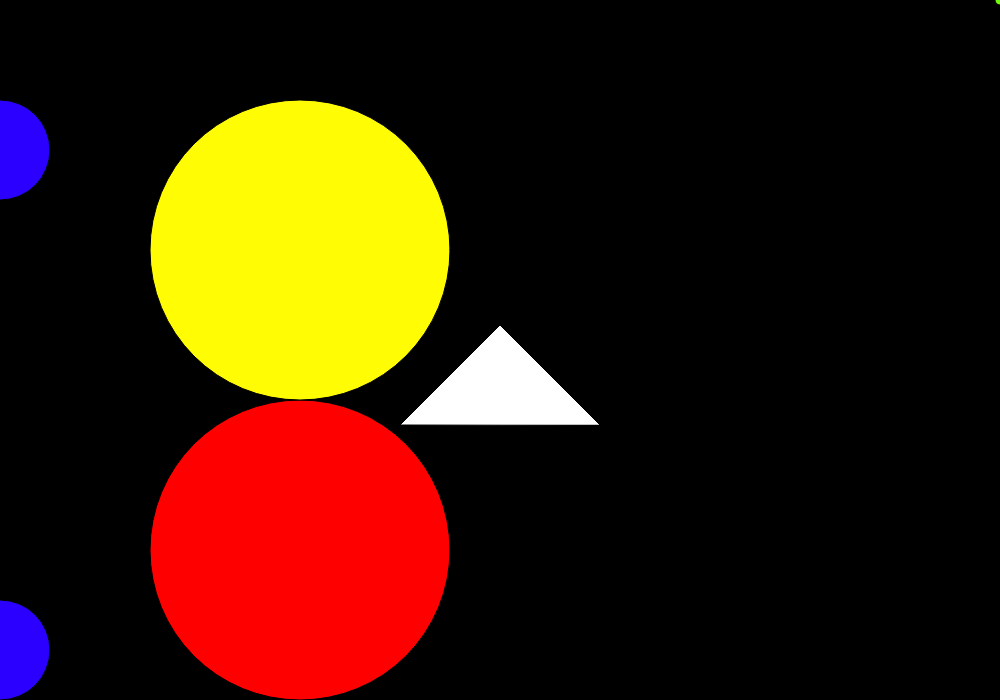
Frame 1 (no input)
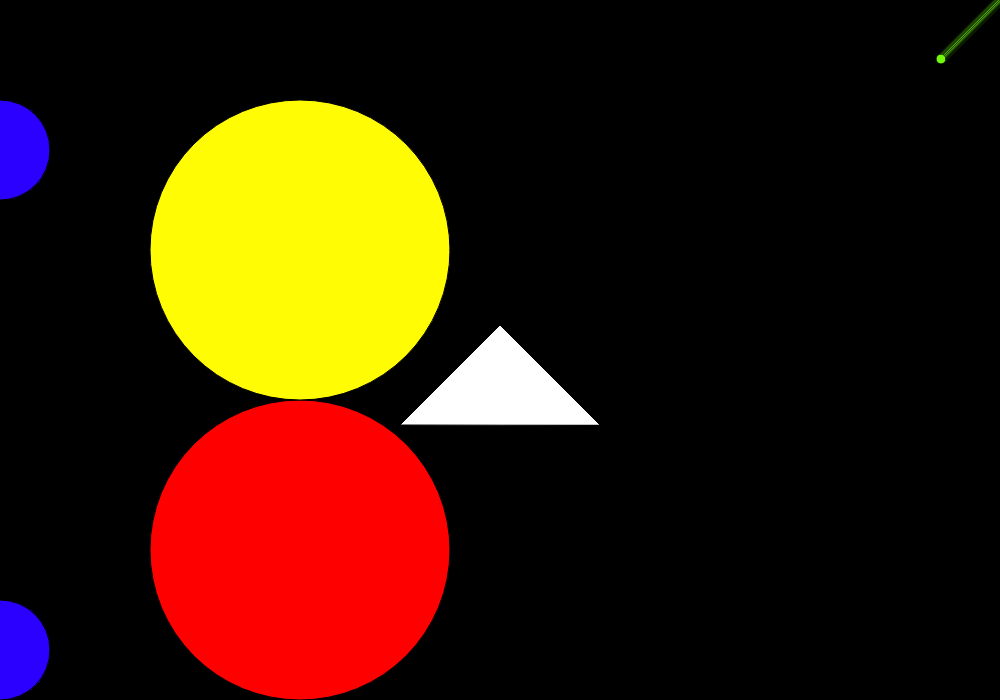
Frame 60 (no input)
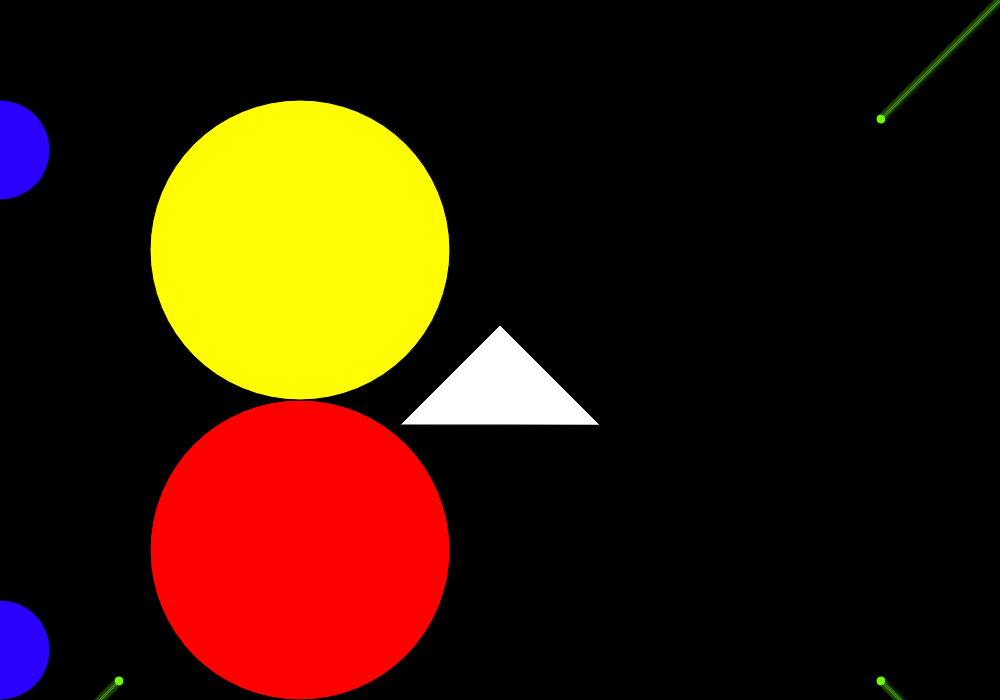
Frame 120 (the mouse pressed at the canvas centre since frame 60)

The p5.js sketch that drew these frames (run headless with seeded random() and noise() and a simulated clock; from frame 60 on, the mouse is pressed at the canvas centre):

// p5.js sketch
// ── sketch.js
let circle_size1;
let circle1_min = 0;
let circle1_max;

let circle_size2;
let circle2_min = 0;
let circle2_max;

let left_side;
let right_side;

let circle_size3;
let circle3_min = 0;
let circle3_max;

let circle_size4;
let circle4_min = 0;
let circle4_max;
let windowWidth = 1000



function setup(){
  createCanvas(1000, 700);

  background('rgb(0, 0, 0)');
  left_side = 300;
  right_side = windowWidth - round(299.8);
  circle1_max = windowWidth - 700;
  circle2_max = windowWidth - 700;
  circle3_max = windowWidth - 900;
  circle4_max = windowWidth - 900;



}
var circle = {
  x: 0,
  y: 0,
  diameter: 10
};

var circle2 = {
  x: 1000,
  y: 0,
  diameter: 10
};
var circle3 = {
  x: 1000,
  y: 800,
  diameter: 10
};
var circle4 = {
  x: 0,
  y: 800,
  diameter: 10
};
function draw() {
  fill('rgb(114, 249, 14)')
    ellipse(circle.x, circle.y, circle.diameter)
    circle.y += 1
    circle.x += 1
    fill('rgb(114, 249, 14)')
      ellipse(circle2.x, circle2.y, circle2.diameter)
      circle2.y += 1
      circle2.x -= 1
  fill('rgb(114, 249, 14)')
    ellipse(circle3.x, circle3.y, circle3.diameter)
    circle3.y -= 1
    circle3.x -= 1
  fill('rgb(114, 249, 14)')
    ellipse(circle4.x, circle4.y, circle4.diameter)
    circle4.y -= 1
    circle4.x += 1

  let left_side = 300;
  let right_side = windowWidth - 300;

  let x1 = constrain( mouseX, left_side, right_side);
  let circle_size1 = map( mouseX , windowWidth*.5, width, circle1_min, circle1_max );
  fill ('rgb(255, 0, 0)');
  ellipse( x1, 550, circle_size1);
  let circle_size2 = map( mouseX , windowWidth/2, width, circle2_min, circle2_max );
  fill('rgb(255, 252, 4)');
  ellipse( x1, 250, circle_size2);

    push()
      let circle_size3 = map( mouseX, windowWidth/2, width, circle3_min%3, circle3_max );
      fill('rgb(43, 0, 255)');
      ellipse ( mouseX, 150, circle_size3);
      let circle_size4 = map(mouseX, windowWidth/2, width, circle4_min%3, circle4_max );
      ellipse(mouseX, 650, circle_size4 );

    pop()
    fill('rgb(255,255,255)')
    translate(500, 425)
    let quad_x1 = random()
    let quad_y1 = random()
    quad( quad_x1, quad_y1,  -100, 0, 0, -100, 100, 0)
    push()






    }
